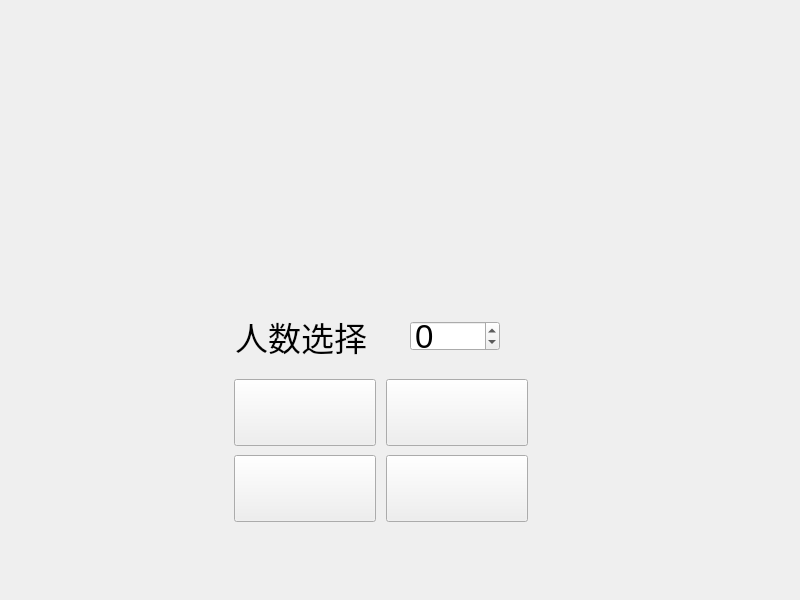
<?xml version="1.0" encoding="UTF-8"?>
<ui version="4.0">
 <class>mainWidget</class>
 <widget class="QWidget" name="mainWidget">
  <property name="geometry">
   <rect>
    <x>0</x>
    <y>0</y>
    <width>800</width>
    <height>600</height>
   </rect>
  </property>
  <property name="windowTitle">
   <string>mainWidget</string>
  </property>
  <widget class="QWidget" name="">
   <property name="geometry">
    <rect>
     <x>230</x>
     <y>300</y>
     <width>302</width>
     <height>225</height>
    </rect>
   </property>
   <layout class="QVBoxLayout" name="verticalLayout">
    <item>
     <layout class="QHBoxLayout" name="horizontalLayout">
      <item>
       <widget class="QLabel" name="label">
        <property name="sizePolicy">
         <sizepolicy hsizetype="Fixed" vsizetype="Fixed">
          <horstretch>0</horstretch>
          <verstretch>0</verstretch>
         </sizepolicy>
        </property>
        <property name="minimumSize">
         <size>
          <width>142</width>
          <height>67</height>
         </size>
        </property>
        <property name="maximumSize">
         <size>
          <width>142</width>
          <height>67</height>
         </size>
        </property>
        <property name="font">
         <font>
          <pointsize>25</pointsize>
         </font>
        </property>
        <property name="text">
         <string>人数选择</string>
        </property>
        <property name="alignment">
         <set>Qt::AlignCenter</set>
        </property>
       </widget>
      </item>
      <item>
       <spacer name="horizontalSpacer">
        <property name="orientation">
         <enum>Qt::Horizontal</enum>
        </property>
        <property name="sizeHint" stdset="0">
         <size>
          <width>40</width>
          <height>20</height>
         </size>
        </property>
       </spacer>
      </item>
      <item>
       <widget class="QSpinBox" name="player_num">
        <property name="minimumSize">
         <size>
          <width>90</width>
          <height>30</height>
         </size>
        </property>
        <property name="maximumSize">
         <size>
          <width>90</width>
          <height>30</height>
         </size>
        </property>
        <property name="font">
         <font>
          <pointsize>25</pointsize>
         </font>
        </property>
        <property name="wrapping">
         <bool>true</bool>
        </property>
        <property name="buttonSymbols">
         <enum>QAbstractSpinBox::UpDownArrows</enum>
        </property>
       </widget>
      </item>
      <item>
       <spacer name="horizontalSpacer_2">
        <property name="orientation">
         <enum>Qt::Horizontal</enum>
        </property>
        <property name="sizeHint" stdset="0">
         <size>
          <width>40</width>
          <height>20</height>
         </size>
        </property>
       </spacer>
      </item>
     </layout>
    </item>
    <item>
     <layout class="QHBoxLayout" name="horizontalLayout_2">
      <item>
       <widget class="QPushButton" name="newGameBtn">
        <property name="enabled">
         <bool>true</bool>
        </property>
        <property name="sizePolicy">
         <sizepolicy hsizetype="Minimum" vsizetype="Fixed">
          <horstretch>0</horstretch>
          <verstretch>0</verstretch>
         </sizepolicy>
        </property>
        <property name="minimumSize">
         <size>
          <width>142</width>
          <height>67</height>
         </size>
        </property>
        <property name="maximumSize">
         <size>
          <width>142</width>
          <height>67</height>
         </size>
        </property>
        <property name="font">
         <font>
          <pointsize>25</pointsize>
          <italic>false</italic>
          <bold>true</bold>
          <underline>false</underline>
          <strikeout>false</strikeout>
         </font>
        </property>
        <property name="text">
         <string/>
        </property>
        <property name="iconSize">
         <size>
          <width>12</width>
          <height>12</height>
         </size>
        </property>
       </widget>
      </item>
      <item>
       <widget class="QPushButton" name="readGameBtn">
        <property name="minimumSize">
         <size>
          <width>142</width>
          <height>67</height>
         </size>
        </property>
        <property name="maximumSize">
         <size>
          <width>142</width>
          <height>67</height>
         </size>
        </property>
        <property name="font">
         <font>
          <pointsize>25</pointsize>
          <bold>true</bold>
         </font>
        </property>
        <property name="text">
         <string/>
        </property>
       </widget>
      </item>
     </layout>
    </item>
    <item>
     <layout class="QHBoxLayout" name="horizontalLayout_3">
      <item>
       <widget class="QPushButton" name="rulesIntro">
        <property name="sizePolicy">
         <sizepolicy hsizetype="Fixed" vsizetype="Fixed">
          <horstretch>0</horstretch>
          <verstretch>0</verstretch>
         </sizepolicy>
        </property>
        <property name="minimumSize">
         <size>
          <width>142</width>
          <height>67</height>
         </size>
        </property>
        <property name="maximumSize">
         <size>
          <width>142</width>
          <height>67</height>
         </size>
        </property>
        <property name="font">
         <font>
          <pointsize>25</pointsize>
          <bold>true</bold>
         </font>
        </property>
        <property name="text">
         <string/>
        </property>
       </widget>
      </item>
      <item>
       <widget class="QPushButton" name="exitGame">
        <property name="minimumSize">
         <size>
          <width>142</width>
          <height>67</height>
         </size>
        </property>
        <property name="maximumSize">
         <size>
          <width>142</width>
          <height>67</height>
         </size>
        </property>
        <property name="font">
         <font>
          <pointsize>25</pointsize>
          <bold>true</bold>
         </font>
        </property>
        <property name="text">
         <string/>
        </property>
       </widget>
      </item>
     </layout>
    </item>
   </layout>
  </widget>
 </widget>
 <resources/>
 <connections/>
</ui>
